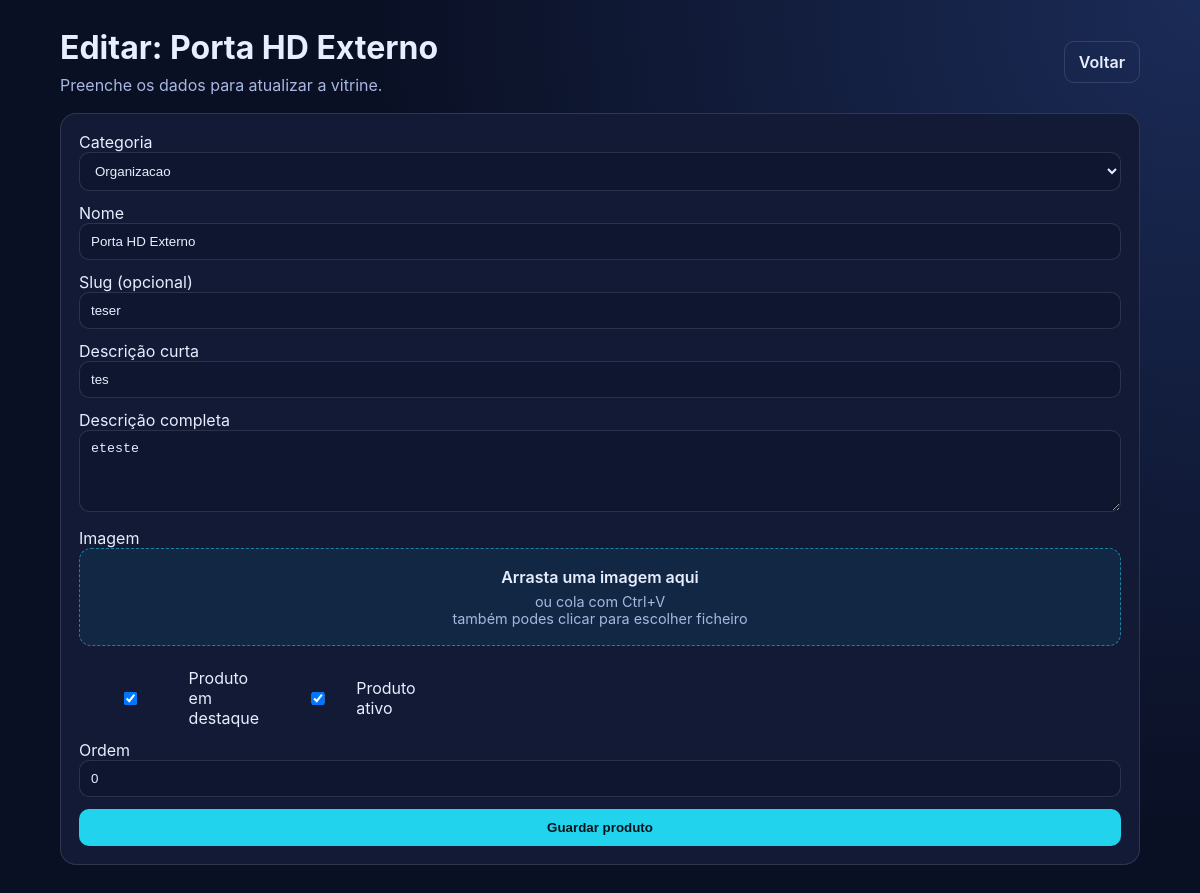
Page /adm/produtos/5/editar/ (signed in) on the committed database.
### landing/models.py (models this page shows, shortened)
class TimeStampedModel(models.Model):
    created_at = models.DateTimeField(auto_now_add=True)
    updated_at = models.DateTimeField(auto_now=True)
    class Meta:
        abstract = True

class Product(TimeStampedModel):
    category = models.ForeignKey(Category, related_name="products", on_delete=models.PROTECT)
    name = models.CharField(max_length=120)
    slug = models.SlugField(max_length=150, unique=True)
    short_description = models.CharField(max_length=220)
    description = models.TextField(blank=True)
    image = models.ImageField(upload_to="products/", blank=True)
    price = models.DecimalField(max_digits=10, decimal_places=2, null=True, blank=True)
    is_featured = models.BooleanField(default=True)
    is_active = models.BooleanField(default=True)
    order = models.PositiveIntegerField(default=0)
    class Meta:
        ordering = ["order", "-created_at"]
        verbose_name = "Produto"
        verbose_name_plural = "Produtos"

### landing/views.py (the view)
# urls.py: path("adm/produtos/<int:product_id>/editar/", backoffice_product_edit, name="backoffice_product_edit"),
@login_required
def backoffice_product_edit(request, product_id):
    product = get_object_or_404(Product, id=product_id)
    if request.method == "POST":
        form = FeaturedProductForm(request.POST, request.FILES, instance=product)
        if form.is_valid():
            form.save()
            messages.success(request, "Produto atualizado com sucesso.")
            return redirect("landing:backoffice_dashboard")
    else:
        form = FeaturedProductForm(instance=product)
    return render(
        request,
        "landing/backoffice/product_form.html",
        {"form": form, "page_title": f"Editar: {product.name}"},
    )

### landing/forms.py (shortened to what this page needs)
class FeaturedProductForm(forms.ModelForm):
    class Meta:
        model = Product
        fields = [
            "category",
            "name",
            "slug",
            "short_description",
            "description",
            "image",
            "is_featured",
            "is_active",
            "order",
        ]
        widgets = {
            "description": forms.Textarea(attrs={"rows": 4}),
        }

### landing/models.py (called while the page is built)
    def __str__(self):
        return self.name

### landing/templates/landing/backoffice/product_form.html (shortened to what this page needs)
{% load static %}
<!DOCTYPE html>
<html lang="pt">
<head>
    <link rel="stylesheet" href="{% static 'css/backoffice/backoffice.css' %}">
</head>
<body class="backoffice-body">
    <div class="bo-shell">
        <header class="bo-header">
            <div>
                <h1>{{ page_title }}</h1>
                <p>Preenche os dados para atualizar a vitrine.</p>
            </div>
            <div class="bo-actions">
                <a href="{% url 'landing:backoffice_dashboard' %}" class="btn-secondary">Voltar</a>
            </div>
        </header>
        <section class="bo-card">
            <form method="post" enctype="multipart/form-data" class="bo-form">
                <div class="field">
                    <label for="{{ form.category.id_for_label }}">Categoria</label>
                    {{ form.category }}
                </div>
                <div class="field">
                    <label for="{{ form.name.id_for_label }}">Nome</label>
                    {{ form.name }}
                </div>
                <div class="field">
                    <label for="{{ form.slug.id_for_label }}">Slug (opcional)</label>
                    {{ form.slug }}
                </div>
                <div class="field">
                    <label for="{{ form.short_description.id_for_label }}">Descrição curta</label>
                    {{ form.short_description }}
                </div>
                <div class="field">
                    <label for="{{ form.description.id_for_label }}">Descrição completa</label>
                    {{ form.description }}
                </div>
                <div class="field">
                    <label for="{{ form.image.id_for_label }}">Imagem</label>
                    <div class="upload-quick" id="quickUploadBox" tabindex="0">
                        <p class="upload-title">Arrasta uma imagem aqui</p>
                        <p class="upload-subtitle">ou cola com Ctrl+V</p>
                        <p class="upload-subtitle">também podes clicar para escolher ficheiro</p>
                    </div>
                </div>
                <div class="field inline">
                    <label>{{ form.is_featured }} Produto em destaque</label>
                    <label>{{ form.is_active }} Produto ativo</label>
                </div>
                <div class="field">
                    <label for="{{ form.order.id_for_label }}">Ordem</label>
                    {{ form.order }}
                </div>
                <button type="submit" class="btn-primary">Guardar produto</button>
            </form>
        </section>
    </div>
</body>
</html>

### static/css/backoffice/backoffice.css (style rules this page uses)
:root { --bg: #0a1024; --panel: #121a36; --panel-2: #1a2549; --text: #e8eeff; --muted: #a8b7e1; --line: rgba(255, 255, 255, 0.12); --primary: #22d3ee; --warn: #f97316; --success: #22c55e; }
* { box-sizing: border-box; }
body.backoffice-body { margin: 0; font-family: Inter, Arial, sans-serif; background: radial-gradient(circle at top right, #1b2b57, var(--bg) 55%); color: var(--text); }
.bo-shell { width: min(1080px, 92%); margin: 28px auto 40px; }
.bo-header { display: flex; align-items: center; justify-content: space-between; gap: 16px; margin-bottom: 18px; }
.bo-header h1 { margin: 0 0 8px; }
.bo-header p { margin: 0; color: var(--muted); }
.bo-actions { display: flex; gap: 10px; flex-wrap: wrap; }
.bo-card { background: var(--panel); border: 1px solid var(--line); border-radius: 16px; padding: 18px; }
.btn-primary, .btn-secondary, .btn-small { text-decoration: none; border: 1px solid transparent; border-radius: 10px; padding: 10px 14px; font-weight: 600; display: inline-block; color: #04131d; background: var(--primary); }
.btn-secondary { background: transparent; border-color: var(--line); color: var(--text); }
.auth-form input, .bo-form input, .bo-form select, .bo-form textarea { width: 100%; background: #0f1730; border: 1px solid var(--line); border-radius: 10px; padding: 10px 11px; color: var(--text); }
.bo-form { display: grid; gap: 12px; }
.field.inline { display: flex; gap: 18px; flex-wrap: wrap; }
.field.inline label { display: flex; align-items: center; gap: 8px; }
.upload-quick { border: 1px dashed rgba(34, 211, 238, 0.55); border-radius: 12px; padding: 18px; text-align: center; background: rgba(34, 211, 238, 0.07); cursor: pointer; transition: background 0.2s ease, border-color 0.2s ease; }
.upload-title { margin: 0 0 6px; color: var(--text); font-weight: 600; }
.upload-subtitle { margin: 0; color: var(--muted); font-size: 0.9rem; }

### rows in the picture
Product: category "Organizacao", name "Porta HD Externo", slug "teser", short_description "tes", description "eteste", is_featured "☑", is_active "☑", order "0"

### other values in the picture
{{ page_title }} "Editar: Porta HD Externo"
